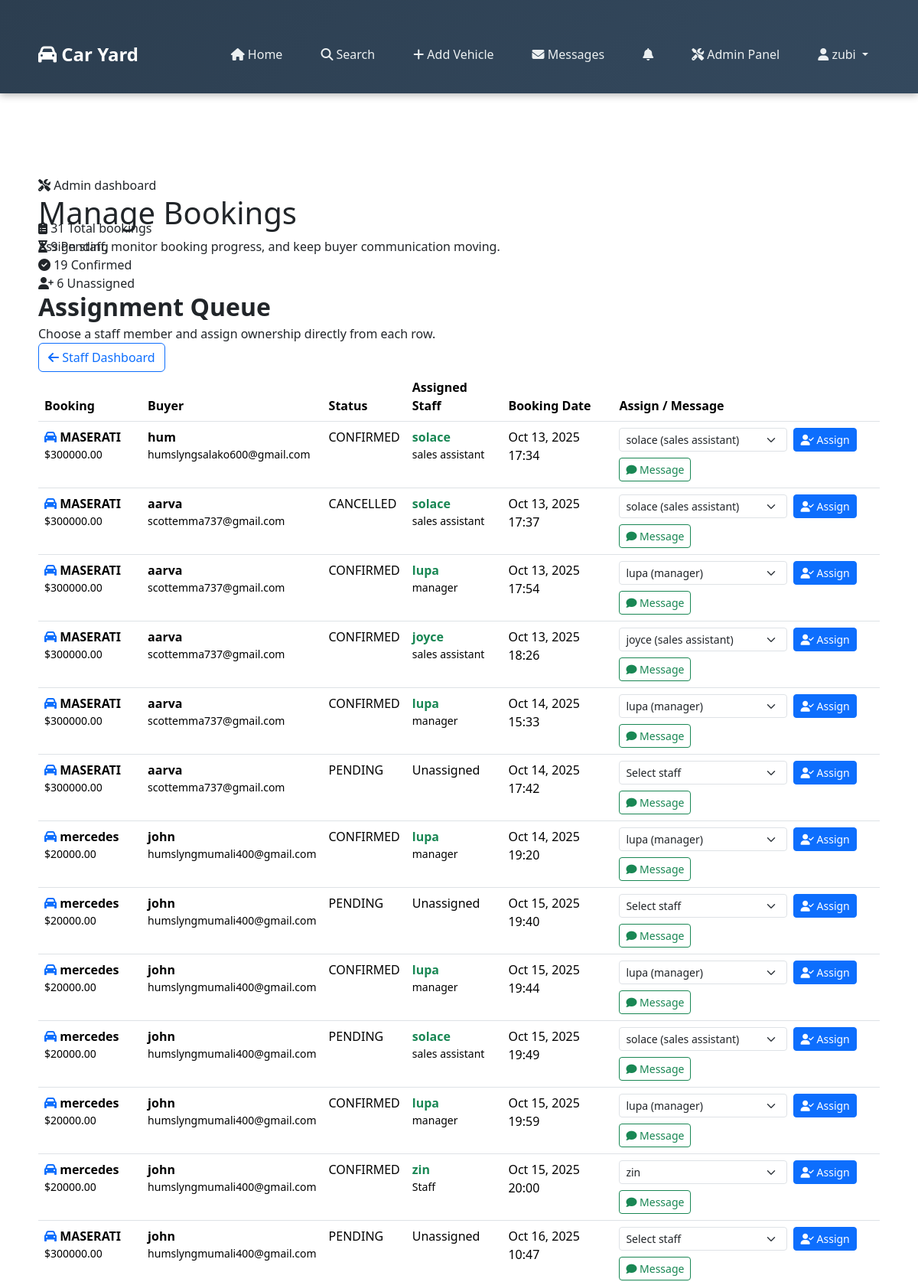
/manage/bookings/ (signed in, upper part), run on the app's committed database.
### caryard/models.py (models this page shows, shortened)
class Booking(models.Model):
    STATUS_CHOICES = (
        ('PENDING', 'Pending'),
        ('CONFIRMED', 'Confirmed'),
        ('CANCELLED', 'Cancelled'),
    )
    BOOKING_TYPE_CHOICES = (
        ('VEHICLE', 'Vehicle Purchase'),
        ('TOUR', 'Car Yard Tour'),
    )
    booking_type = models.CharField(max_length=10, choices=BOOKING_TYPE_CHOICES, default='VEHICLE')
    vehicle = models.ForeignKey(Vehicle, on_delete=models.CASCADE, null=True, blank=True)
    buyer = models.ForeignKey(Buyer, on_delete=models.CASCADE)
    date = models.DateTimeField(default=timezone.now)
    staff = models.ForeignKey(Staff, on_delete=models.SET_NULL, null=True, blank=True)
    status = models.CharField(max_length=10, choices=STATUS_CHOICES, default='PENDING')
    tour_date = models.DateTimeField(null=True, blank=True, help_text="Preferred date for car yard tour")
    notes = models.TextField(blank=True, help_text="Additional notes for the booking")

class Vehicle(models.Model):
    seller = models.ForeignKey(Seller, on_delete=models.CASCADE, related_name="vehicles")
    title = models.CharField(max_length=200, null =True)
    description = models.TextField()
    price = models.DecimalField(max_digits=10, decimal_places=2, null = True)
    image = models.ImageField(upload_to="vehicles/")
    created = models.DateTimeField(default=timezone.now)

class Buyer(models.Model):
    user = models.OneToOneField(User, on_delete=models.CASCADE)
    phone = models.CharField(max_length=20, blank=True, null=True)
    address = models.CharField(max_length=255, blank=True, null=True)

class Staff(models.Model):
    user = models.OneToOneField(User, on_delete=models.CASCADE)
    position = models.CharField(max_length=100, blank=True, null=True, default='staff')
    phone = models.CharField(max_length=20, blank=True, null=True)
    assigned_since = models.DateTimeField(default=timezone.now)

### caryard/views.py (the view, shortened to what this page needs)
# urls.py: path("manage/bookings/", views.manage_bookings, name="manage_bookings"),
@staff_member_required
def manage_bookings(request):
    bookings = Booking.objects.select_related('vehicle', 'buyer', 'staff').all()
    staff_members = Staff.objects.all()
    return render(request, "manage_bookings.html", {
        "bookings": bookings,
        "staff_members": staff_members,
        "total_bookings": bookings.count(),
        "pending_count": bookings.filter(status="PENDING").count(),
        "confirmed_count": bookings.filter(status="CONFIRMED").count(),
        "unassigned_count": bookings.filter(staff__isnull=True).count(),
    })

### caryard/templates/manage_bookings.html (shortened to what this page needs)
{% extends "base.html" %}
{% load static %}
{% block content %}
<section class="cy-dashboard-hero" style="--hero-image: url('{% static 'img/car/car-5.jpg' %}');">
    <span class="cy-eyebrow"><i class="fa fa-screwdriver-wrench"></i> Admin dashboard</span>
    <h1>Manage Bookings</h1>
    <p class="mb-0">Assign staff, monitor booking progress, and keep buyer communication moving.</p>
</section>
<section class="cy-stats-grid" style="margin-top: -48px;">
    <div class="cy-stat-card">
        <span class="cy-stat-icon"><i class="fa fa-clipboard-list"></i></span>
        <span class="cy-stat-value">{{ total_bookings }}</span>
        <span class="cy-stat-label">Total bookings</span>
    </div>
    <div class="cy-stat-card">
        <span class="cy-stat-icon"><i class="fa fa-hourglass-half"></i></span>
        <span class="cy-stat-value">{{ pending_count }}</span>
        <span class="cy-stat-label">Pending</span>
    </div>
    <div class="cy-stat-card">
        <span class="cy-stat-icon"><i class="fa fa-circle-check"></i></span>
        <span class="cy-stat-value">{{ confirmed_count }}</span>
        <span class="cy-stat-label">Confirmed</span>
    </div>
    <div class="cy-stat-card">
        <span class="cy-stat-icon"><i class="fa fa-user-plus"></i></span>
        <span class="cy-stat-value">{{ unassigned_count }}</span>
        <span class="cy-stat-label">Unassigned</span>
    </div>
</section>
<section class="cy-panel">
    <div class="cy-toolbar">
        <div>
            <h2 class="fw-bold mb-1">Assignment Queue</h2>
            <p class="cy-muted mb-0">Choose a staff member and assign ownership directly from each row.</p>
        </div>
        <a href="{% url 'staff_dashboard' %}" class="btn btn-outline-primary"><i class="fa fa-arrow-left"></i> Staff Dashboard</a>
    </div>
    {% if bookings %}
    <div class="cy-table-wrap">
        <table class="table cy-table">
            <thead>
                <tr>
                    <th>Booking</th>
                    <th>Buyer</th>
                    <th>Status</th>
                    <th>Assigned Staff</th>
                    <th>Booking Date</th>
                    <th>Assign / Message</th>
                </tr>
            </thead>
            <tbody>
                {% for booking in bookings %}
                <tr>
                    <td>
                        <strong>
                            {% if booking.booking_type == 'TOUR' %}
                            <i class="fa fa-route text-success"></i> Car Yard Tour
                            {% else %}
                            <i class="fa fa-car text-primary"></i> {{ booking.vehicle.title|default:"Vehicle booking" }}
                            {% endif %}
                        </strong>
                        {% if booking.vehicle %}
                        <small class="d-block cy-muted">${{ booking.vehicle.price|floatformat:2 }}</small>
                        {% endif %}
                    </td>
                    <td>
                        <strong>{{ booking.buyer.user.username }}</strong>
                        <small class="d-block cy-muted">{{ booking.buyer.user.email|default:"No email" }}</small>
                    </td>
                    <td>
                        <span class="cy-status {% if booking.status == 'CONFIRMED' %}cy-status-confirmed{% elif booking.status == 'PENDING' %}cy-status-pending{% else %}cy-status-cancelled{% endif %}">
                            {{ booking.status }}
                        </span>
                    </td>
                    <td>
                        {% if booking.staff %}
                        <strong class="text-success">{{ booking.staff.user.username }}</strong>
                        <small class="d-block cy-muted">{{ booking.staff.position|default:"Staff" }}</small>
                        {% else %}
                        <span class="cy-muted">Unassigned</span>
                        {% endif %}
                    </td>
                    <td>{{ booking.date|date:"M d, Y H:i" }}</td>
                    <td>
                        <form method="POST" class="d-flex flex-wrap align-items-center gap-2">
                            <select name="staff_id" class="form-select form-select-sm" style="max-width: 220px;" required>
                                <option value="">Select staff</option>
                                {% for s in staff_members %}
                                <option value="{{ s.id }}" {% if booking.staff and booking.staff.id == s.id %}selected{% endif %}>
                                    {{ s.user.username }}{% if s.position %} ({{ s.position }}){% endif %}
                                </option>
                                {% endfor %}
                            </select>
                            <button type="submit" class="btn btn-sm btn-primary"><i class="fa fa-user-check"></i> Assign</button>
                            <a href="{% url 'chat_with_user' booking.buyer.user.id %}" class="btn btn-sm btn-outline-success"><i class="fa fa-comment"></i> Message</a>
                        </form>
                    </td>
                </tr>
                {% endfor %}
            </tbody>
        </table>
    </div>
    {% else %}
    <div class="text-center py-5">
        <i class="fa fa-clipboard-check" style="font-size: 4rem; color: #b8c2cc; margin-bottom: 20px;"></i>
        <h3 class="fw-bold">No bookings found</h3>
        <p class="cy-muted">New purchase and tour requests will show up here.</p>
    </div>
    {% endif %}
</section>
{% endblock %}

### caryard/templates/base.html (shortened to what this page needs)
{% load static %}
<!DOCTYPE html>
<html lang="en">
<head>
    <link href="https://cdn.jsdelivr.net/npm/bootstrap@5.3.2/dist/css/bootstrap.min.css" rel="stylesheet">
    <link href="https://cdnjs.cloudflare.com/ajax/libs/font-awesome/6.5.0/css/all.min.css" rel="stylesheet">
    <link href="{% static 'carousel.css' %}" rel="stylesheet">
</head>
<body class="car-yard-app">
    <nav class="navbar navbar-expand-lg navbar-dark bg-dark">
        <div class="container">
            <a class="navbar-brand" href="{% url 'home' %}">
                <i class="fa fa-car"></i> Car Yard
            </a>
            <div class="collapse navbar-collapse" id="navbarNav">
                <ul class="navbar-nav ms-auto">
                    <li class="nav-item"><a class="nav-link" href="{% url 'home' %}"><i class="fa fa-home"></i> Home</a></li>
                    <li class="nav-item"><a class="nav-link" href="{% url 'search' %}"><i class="fa fa-search"></i> Search</a></li>
                    <li class="nav-item"><a class="nav-link" href="{% url 'add_vehicle' %}"><i class="fa fa-plus"></i> Add Vehicle</a></li>
                    {% if user.is_authenticated %}
                    <li class="nav-item"><a class="nav-link" href="{% url 'inbox' %}"><i class="fa fa-envelope"></i> Messages</a></li>
                    <li class="nav-item">
                        <a class="nav-link position-relative" href="{% url 'notifications' %}">
                            <i class="fa fa-bell"></i>
                        </a>
                    </li>
                     {% if user.is_superuser %}
                    <li class="nav-item">
                        <a class="nav-link" href="/admin/">
                            <i class="fa fa-tools"></i> Admin Panel
                        </a>
                    </li>
                    {% endif %}
                    <li class="nav-item dropdown">
                        <a class="nav-link dropdown-toggle" href="#" id="navbarDropdown" role="button" data-bs-toggle="dropdown" aria-expanded="false">
                            <i class="fa fa-user"></i> {{ user.username }}
                        </a>
                    </li>
                    {% endif %}
                </ul>
            </div>
        </div>
    </nav>
    <div class="container mt-4 app-alerts">
    </div>
    <div class="container mt-4 app-content">
        {% block content %}{% endblock %}
    </div>
</body>
</html>

### static/carousel.css (style rules this page uses)
.container { position: relative; z-index: 10; background: transparent; border-radius: 10px; margin-top: 20px; padding: 20px; }

### data on the page
Booking: vehicle "MASERATI", vehicle.price "300000.00", buyer.user.username "hum", buyer.user.email "humslyngsalako600@gmail.com", status "CONFIRMED", staff.user.username "solace", staff.position "sales assistant", date "Oct 13, 2025 17:34", staff_id "solace (sales assistant)"
Booking: vehicle "MASERATI", vehicle.price "300000.00", buyer.user.username "aarva", buyer.user.email "scottemma737@gmail.com", status "CANCELLED", staff.user.username "solace", staff.position "sales assistant", date "Oct 13, 2025 17:37", staff_id "solace (sales assistant)"
Booking: vehicle "MASERATI", vehicle.price "300000.00", buyer.user.username "aarva", buyer.user.email "scottemma737@gmail.com", status "CONFIRMED", staff.user.username "lupa", staff.position "manager", date "Oct 13, 2025 17:54", staff_id "lupa (manager)"
Booking: vehicle "MASERATI", vehicle.price "300000.00", buyer.user.username "aarva", buyer.user.email "scottemma737@gmail.com", status "CONFIRMED", staff.user.username "joyce", staff.position "sales assistant", date "Oct 13, 2025 18:26", staff_id "joyce (sales assistant)"
Booking: vehicle "MASERATI", vehicle.price "300000.00", buyer.user.username "aarva", buyer.user.email "scottemma737@gmail.com", status "CONFIRMED", staff.user.username "lupa", staff.position "manager", date "Oct 14, 2025 15:33", staff_id "lupa (manager)"
Booking: vehicle "MASERATI", vehicle.price "300000.00", buyer.user.username "aarva", buyer.user.email "scottemma737@gmail.com", status "PENDING", shows "Unassigned", date "Oct 14, 2025 17:42"
Booking: vehicle "mercedes", vehicle.price "20000.00", buyer.user.username "john", buyer.user.email "humslyngmumali400@gmail.com", status "CONFIRMED", staff.user.username "lupa", staff.position "manager", date "Oct 14, 2025 19:20", staff_id "lupa (manager)"
Booking: vehicle "mercedes", vehicle.price "20000.00", buyer.user.username "john", buyer.user.email "humslyngmumali400@gmail.com", status "PENDING", shows "Unassigned", date "Oct 15, 2025 19:40"
Booking: vehicle "mercedes", vehicle.price "20000.00", buyer.user.username "john", buyer.user.email "humslyngmumali400@gmail.com", status "CONFIRMED", staff.user.username "lupa", staff.position "manager", date "Oct 15, 2025 19:44", staff_id "lupa (manager)"
Booking: vehicle "mercedes", vehicle.price "20000.00", buyer.user.username "john", buyer.user.email "humslyngmumali400@gmail.com", status "PENDING", staff.user.username "solace", staff.position "sales assistant", date "Oct 15, 2025 19:49", staff_id "solace (sales assistant)"
Booking: vehicle "mercedes", vehicle.price "20000.00", buyer.user.username "john", buyer.user.email "humslyngmumali400@gmail.com", status "CONFIRMED", staff.user.username "lupa", staff.position "manager", date "Oct 15, 2025 19:59", staff_id "lupa (manager)"
Booking: vehicle "mercedes", vehicle.price "20000.00", buyer.user.username "john", buyer.user.email "humslyngmumali400@gmail.com", status "CONFIRMED", staff.user.username "zin", staff.position "Staff", date "Oct 15, 2025 20:00", staff_id "zin"
Booking: vehicle "MASERATI", vehicle.price "300000.00", buyer.user.username "john", buyer.user.email "humslyngmumali400@gmail.com", status "PENDING", shows "Unassigned", date "Oct 16, 2025 10:47"

### other printed values
{{ user.username }} "zubi"
{{ total_bookings }} "31"
{{ pending_count }} "9"
{{ confirmed_count }} "19"
{{ unassigned_count }} "6"
